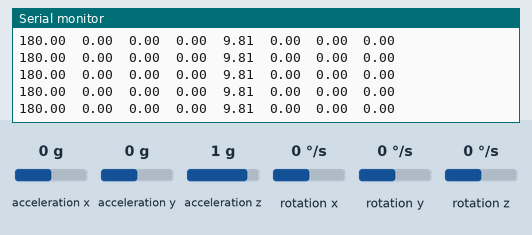
Simulated run of this sketch. Board: ESP32. On the bench: the last lines printed to the serial monitor. Inputs (shaded band) come from the test bench; at power-on: acceleration x 0 g, acceleration y 0 g, acceleration z 1 g, rotation x 0 °/s, rotation y 0 °/s, rotation z 0 °/s.

Above: at 6.7 s.
6.8 s: acceleration x set to -1.4 g
At 6.9 s:
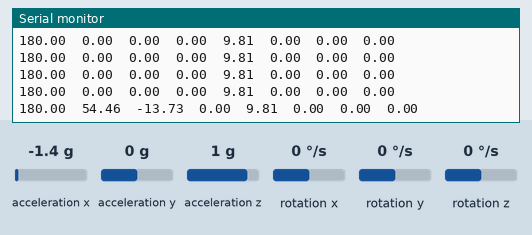
8.3 s: acceleration y set to -1.4 g
At 8.36 s:
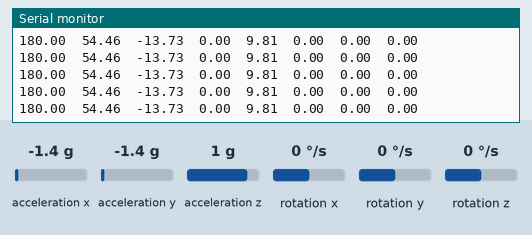
9.8 s: acceleration z set to -1.4 g
At 9.83 s:
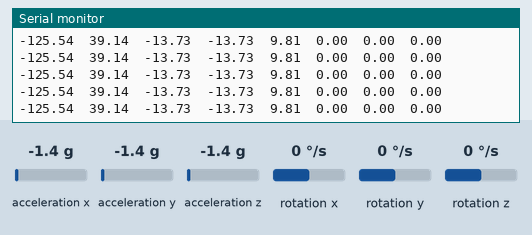
11.3 s: rotation x set to -192 °/s
At 11.3 s:
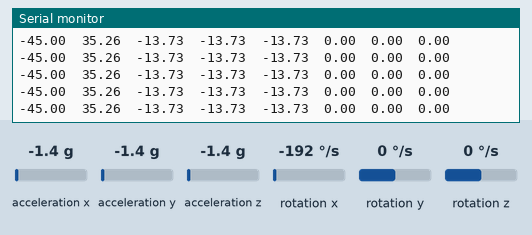
12.8 s: rotation y set to -192 °/s
At 12.85 s:
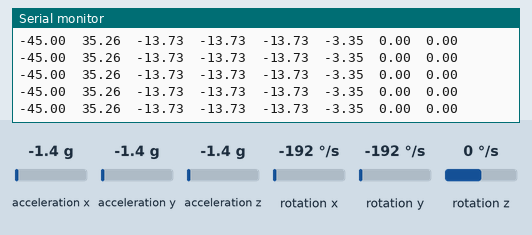
Timing chart, 0 to 15.3 s (numbered marks = the images above; inputs shaded):
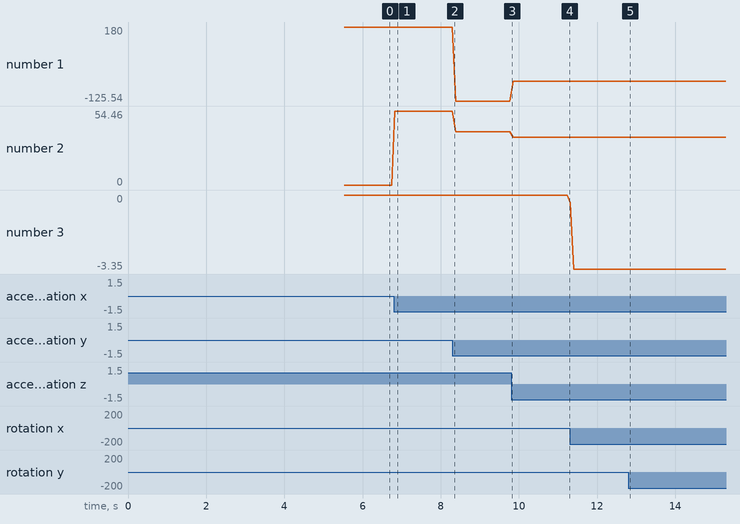

Measured:
- after the input at 6.8 s, the serial monitor: prints a new line at once (image 1)
- plotted number 1: 180 → -125.54 after the input at 8.3 s, -125.54 → -45 after the input at 9.8 s
- plotted number 2: 0 → 54.46 after the input at 6.8 s, 54.46 → 39.14 after the input at 8.3 s, 39.14 → 35.26 after the input at 9.8 s
- plotted number 3: 0 → -3.35 after the input at 11.3 s

The sketch:

gyro_bias.ino
```cpp
#include <MPU9250_asukiaaa.h>

MPU9250_asukiaaa mySensor;

float gyroBiasX = 0.0;
float gyroBiasY = 0.0;
float gyroBiasZ = 0.0;

float gx, gy, gz;
float ax, ay, az;

void calibrateGyro(int numSamples = 500) {
  Serial.println("Calibrating gyroscope... Keep the sensor still.");

  float sumX = 0, sumY = 0, sumZ = 0;

  for (int i = 0; i < numSamples; i++) {
    mySensor.gyroUpdate();
    sumX += mySensor.gyroX();
    sumY += mySensor.gyroY();
    sumZ += mySensor.gyroZ();
    delay(5);  // wait for next reading
  }

  gyroBiasX = sumX / numSamples;
  gyroBiasY = sumY / numSamples;
  gyroBiasZ = sumZ / numSamples;

  Serial.println("Calibration complete.");
  Serial.printf("Gyro Bias: X=%.2f, Y=%.2f, Z=%.2f\n\n", gyroBiasX, gyroBiasY, gyroBiasZ);
}

void setup() {
  Serial.begin(115200);
  delay(2000);

  Wire.begin(); // SDA = GPIO21, SCL = GPIO22 on ESP32
  mySensor.setWire(&Wire);
  mySensor.beginAccel();
  mySensor.beginGyro();
  mySensor.beginMag(); // even if not working, harmless

  delay(100);

  calibrateGyro();
}

void loop() {
  // Gyro data averaging (radians/sec)
  gx = 0; gy = 0; gz = 0;
  for (int i = 0; i < 10; i++) {
    mySensor.gyroUpdate();
    gx += mySensor.gyroX() - gyroBiasX;
    gy += mySensor.gyroY() - gyroBiasY;
    gz += mySensor.gyroZ() - gyroBiasZ;
  }
  gx *= 3.1415 / (10 * 180);
  gy *= 3.1415 / (10 * 180);
  gz *= 3.1415 / (10 * 180);

  // Accelerometer data averaging (m/s^2)
  ax = 0; ay = 0; az = 0;
  for (int i = 0; i < 10; i++) {
    mySensor.accelUpdate();
    ax += mySensor.accelX();
    ay += mySensor.accelY();
    az += mySensor.accelZ();
  }
  ax *= 9.81 / 10;
  ay *= 9.81 / 10;
  az *= 9.81 / 10;

  // === Calculate Roll and Pitch ===
  float roll  = atan2(ay, -az) * 180.0 / PI;                          // X-axis tilt
  float pitch = atan2(-ax, sqrt(ay * ay + az * az)) * 180.0 / PI;   // Y-axis tilt

  // === Output ===
Serial.print(roll);
Serial.print("\t");
Serial.print(pitch);
Serial.print("\t");
Serial.print(ax);
Serial.print("\t");
Serial.print(ay);
Serial.print("\t");
Serial.print(az);
Serial.print("\t");
Serial.print(gx);
Serial.print("\t");
Serial.print(gy);
Serial.print("\t");
Serial.println(gz);


  delay(50);
}
```
